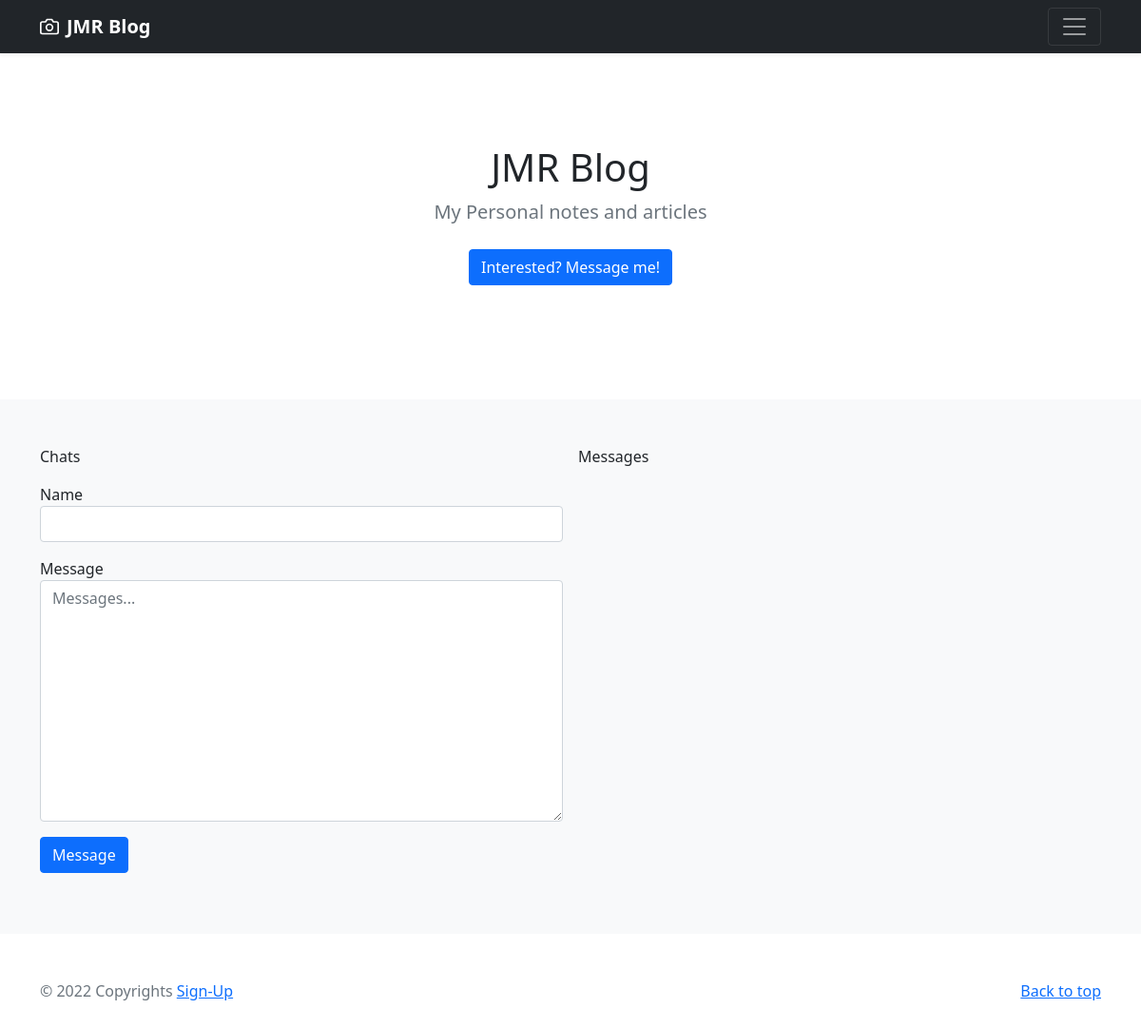
The page /chat/admin/ on the database its author committed.
### setting/models.py (models this page shows, shortened)
class Setting(models.Model):
   site_title = models.CharField(max_length=100)
   site_slogan = models.TextField(null=True, blank=True)
   site_description = models.TextField(null=True, blank=True)
   site_footer = models.TextField(null=True, blank=True)

### chat/views.py (the view)
# urls.py: path('chat/<str:room_name>/', views.chats,name="chats"),
def chats(request, room_name):
    form = ChatForm
    context = {
    'chatform': form,
    'room_name':room_name
    }
    return render(request, 'chat/chat.html', context)

### setting/context_processors.py (called while the page is built)
def site_setting(request):
    setting = Setting.objects.all().first()
    socmed = SocialMedia.objects.all()
    context = { 'sitesetting':setting, 'socmed': socmed, 'user_auth':request.user.is_authenticated}
    return context

### chat/templates/chat/chat.html (shortened to what this page needs)
{% extends 'main.html' %}
{% block content %}
<div class="album py-5 bg-light">
    <div class="container">
      <div class="row row-cols-1 row-cols-sm-2 row-cols-md-2 g-3">
	<div class="col">
		<p>Chats</p>
		<form method="post" action="" class="post-form" id="chat-form">
		  <div class="mb-3">
		  	<div class="form-group">
		    		<label for="exampleInputEmail1">Name</label>
				{{chatform.name}}
		  	</div>
		  </div>
		  <div class="mb-3">
		  	<div class="form-group">
		    		<label for="exampleInputPassword1">Message</label>
				{{chatform.chat}}
		 	</div>
		  </div>
		  <div class="mb-3">
		  	<div class="form-group">
				<input type="submit" value="Message" class="btn btn-primary" />
	          	</div>
		  </div>
		</form>
	  </div>
	  <div class="col">
		<div class="page-header">
                        <p>Messages</p>
                </div>
		<div class="comments-list" id="chat-messages" style="height:350px;overflow-y:scroll;"></div>
          </div>
     	</div>
    </div>
</div>
{% endblock content %}

### templates/navbar.html (shortened to what this page needs)
<header>
  <div class="navbar navbar-dark bg-dark shadow-sm">
    <div class="container">
	    <a href= "/" class="navbar-brand d-flex align-items-center">
	<strong>{{sitesetting.site_title}}</strong>
      </a>
      <button class="navbar-toggler" type="button" data-bs-toggle="collapse" data-bs-target="#navbarHeader" aria-controls="navbarHeader" aria-expanded="false" aria-label="Toggle navigation">
        <span class="navbar-toggler-icon"></span>
      </button>
    </div>
  </div>
</header>
<main>
  <section class="py-5 text-center container">
    <div class="row py-lg-5">
      <div class="col-lg-6 col-md-8 mx-auto">
	      <h1 class="fw-light">{{sitesetting.site_title}}</h1>
	<p class="lead text-muted">{{sitesetting.site_slogan}}</p>
        <p>
          <a href="/chat/join_me/" class="btn btn-primary my-2">Interested? Message me!</a>
        </p>
      </div>
    </div>
</section>

### templates/footer.html
<footer class="text-muted py-5">
	<div class="container">
	<p class="float-end mb-1">
	        <a href="#">Back to top</a>
        </p>
	<p class="mb-1">
	{% autoescape off %}
	{{sitesetting.site_footer}}
	{% endautoescape %}
	</p>
	</div>
</footer>

### rows shown on the page
Setting: site_title "JMR Blog", site_slogan "My Personal notes and articles", site_footer "© 2022 Copyrights Sign-Up"
